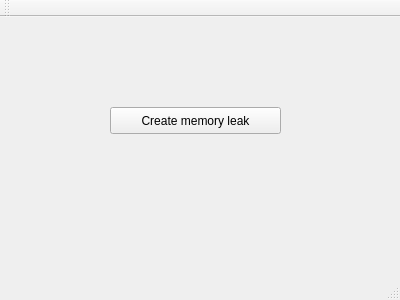
<?xml version="1.0" encoding="UTF-8"?>
<ui version="4.0">
 <class>MainWindow</class>
 <widget class="QMainWindow" name="MainWindow">
  <property name="geometry">
   <rect>
    <x>0</x>
    <y>0</y>
    <width>400</width>
    <height>300</height>
   </rect>
  </property>
  <property name="windowTitle">
   <string>MainWindow</string>
  </property>
  <widget class="QWidget" name="centralWidget">
   <widget class="QPushButton" name="pushButton">
    <property name="geometry">
     <rect>
      <x>110</x>
      <y>90</y>
      <width>171</width>
      <height>27</height>
     </rect>
    </property>
    <property name="text">
     <string>Create memory leak</string>
    </property>
   </widget>
  </widget>
  <widget class="QMenuBar" name="menuBar">
   <property name="geometry">
    <rect>
     <x>0</x>
     <y>0</y>
     <width>400</width>
     <height>21</height>
    </rect>
   </property>
  </widget>
  <widget class="QToolBar" name="mainToolBar">
   <attribute name="toolBarArea">
    <enum>TopToolBarArea</enum>
   </attribute>
   <attribute name="toolBarBreak">
    <bool>false</bool>
   </attribute>
  </widget>
  <widget class="QStatusBar" name="statusBar"/>
 </widget>
 <layoutdefault spacing="6" margin="11"/>
 <resources/>
 <connections/>
</ui>
